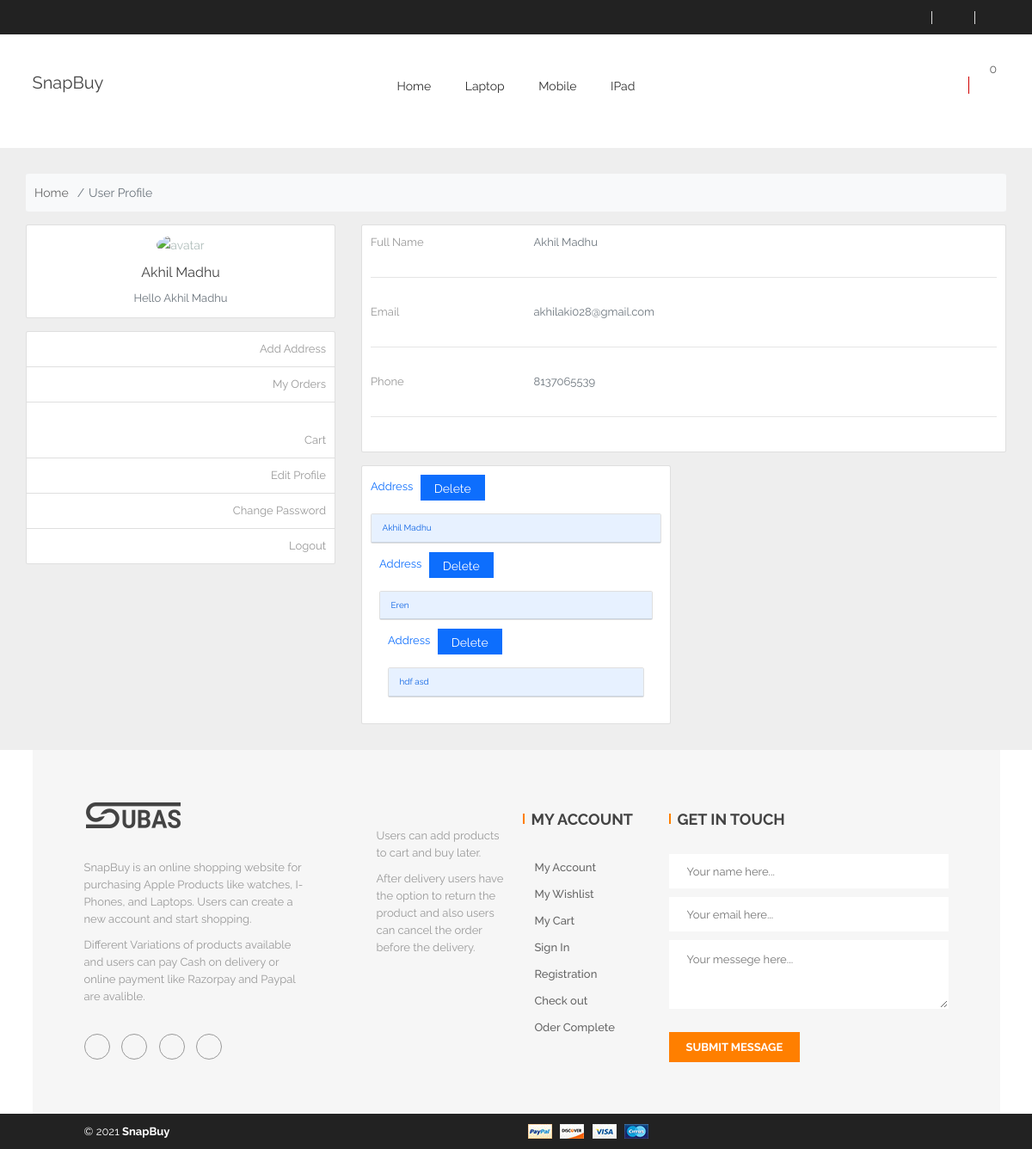
Page /userprofile (signed in) on the earlier database version.
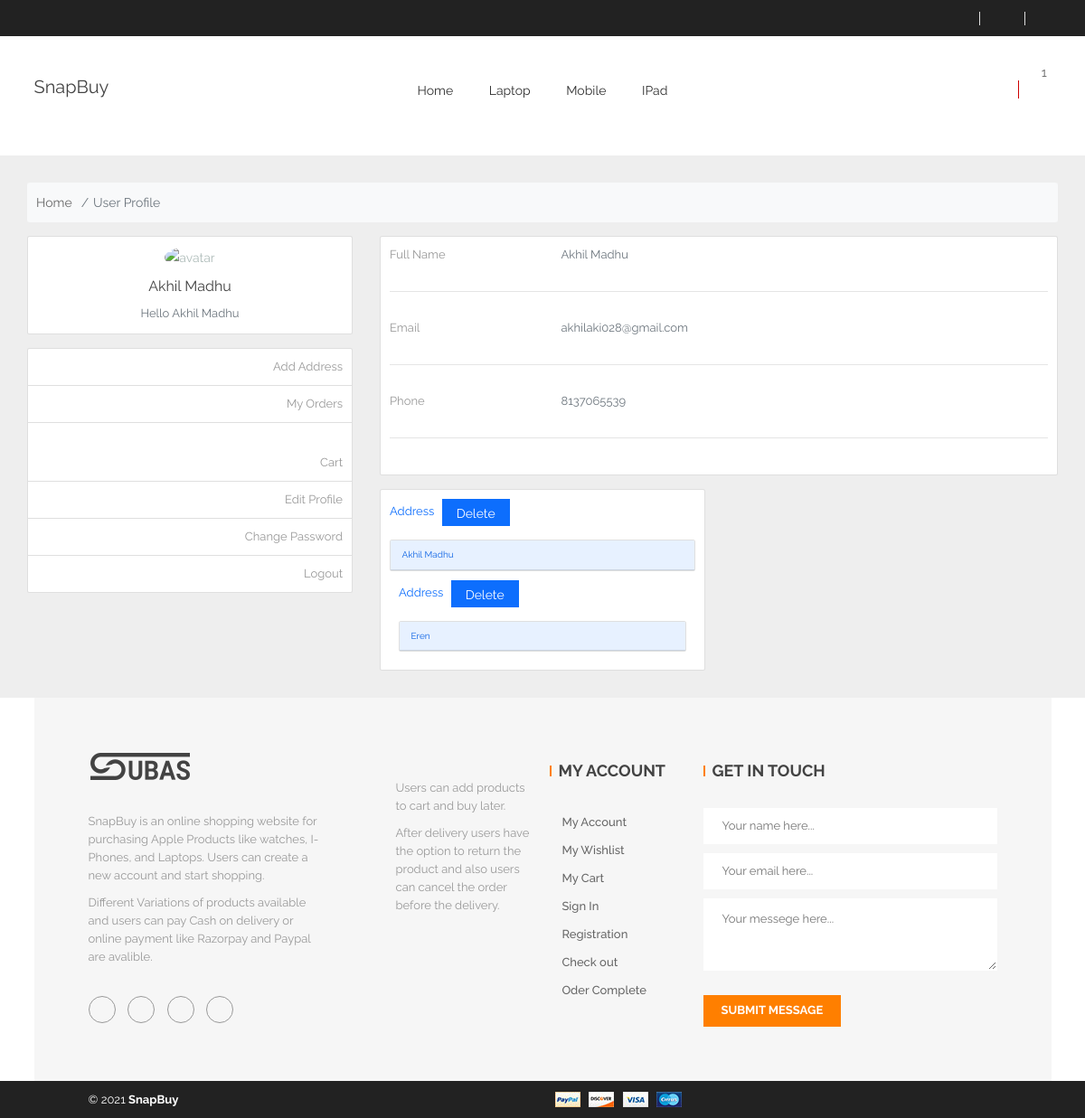
Same page on the later database version.
### category_adminside/models.py (models this page shows)
class Category(models.Model):
    title =      models.CharField(max_length=200)
    details =     models.TextField()
    cat_image =   models.ImageField(upload_to='categoryimage')
    created_at =  models.DateTimeField(auto_now_add=True)
    def __str__(self):
        return self.title

### newcart/models.py (models this page shows, shortened)
class AddAddress(models.Model):
    user = models.ForeignKey(Customuser, on_delete=models.CASCADE, null=True)
    name = models.CharField(max_length=120)
    phonenumber = models.CharField(max_length=120, null=True)
    email = models.CharField(max_length=120, null=True)
    newaddress = models.TextField()
    city = models.CharField(max_length=120)
    pincode = models.CharField(max_length=100)
    state = models.CharField(max_length=200)
    country = models.CharField(max_length=200)
    created_at = models.DateTimeField(auto_now_add=True)

### userhome/views.py (the view)
# urls.py: path('userprofile',views.profile_view,name='profile'),
def profile_view(request):
    profile = UserProfile.objects.get(user = request.user)
    addaddress = AddAddress.objects.filter(user= request.user)
    context = {
        'profile':profile,
        'addaddress':addaddress,
    }
    return render(request, 'userside/profile.html',context)

### category_adminside/models.py (called while the page is built)
    def __str__(self):
        return self.product_name

### newcart/context_processors.py (called while the page is built, shortened)
def cart_count(request):
    count = 0
    cat_list = Category.objects.all()
    if request.user.is_authenticated:
        try :
            cart_product = CartItem.objects.filter(user = request.user).order_by('-id')[:2] #getting last two cart item products.
            count = CartItem.objects.filter(user = request.user).aggregate(Count('quantity')).get('quantity__count')
            print(cart_product)
        except :
            pass
    context = {
        'cat_list':cat_list,
        'cart_product':cart_product,
        'count':count,
    }
    return dict(context)

### newcart/models.py (called while the page is built)
    def __str__(self):
        return str(self.product)

### templates/userside/profile.html (shortened to what the changed rows need)
{% extends 'userside/userbase.html' %}
{% load static %}
{% block contentblock %}
<section style="background-color: #eee;">
    <div class="container py-5">
      <div class="row">
        <div class="col-lg-8">
          <div class="row">
            <div class="col-md-6">
              <div class="card mb-4 mb-md-0">
                {% for add in addaddress %}
                <div class="card-body">
                  <p class="mb-4"><span class="text-primary font-italic me-2">Address</span>
                      <a href="{% url 'del_address' add.id %}">
                        <button class="btn btn-primary" onclick="return confirm('Do you want to delete this address?')" type="submit">Delete
                        </button></a>
                  </p>
                    <div class="accordion mt-4" id="accordionExample">
                      <div class="accordion-item">
                        <h2 class="accordion-header" id="{{add.id}}">
                          <button  class="accordion-button" type="button" data-bs-toggle="collapse" data-bs-target="#collapseOne{{add.id}}" aria-expanded="true" aria-controls="collapseOne">
                           {{add.name}}
                          </button>
                        </h2>
                      </div>
                  </div>
                    {% endfor %}
                </div>
              </div>
            </div>
          </div>
        </div>
      </div>
    </div>
  </section>
  {% endblock  %}

### templates/userside/userbase.html (shortened to what the changed rows need)
{% load static %}
<!doctype html>
<html class="no-js" lang="en">
<head>
    <link rel="stylesheet" href="{% static '/css/bootstrap.min.css' %}">
    <link rel="stylesheet" href="{% static '/lib/css/nivo-slider.css' %}">
    <link rel="stylesheet" href="{% static '/css/core.css' %}">
    <link rel="stylesheet" href="{%static '/css/shortcode/shortcodes.css' %}">
    <link rel="stylesheet" href="{% static '/style.css' %}">
    <link rel="stylesheet" href="{% static '/css/responsive.css' %}">
    <link rel="stylesheet" href="{% static '/css/custom.css' %}">
    <link rel="stylesheet" href="{% static '/css/style-customizer.css' %}">
    <link href="#" data-style="styles" rel="stylesheet">
</head>
<body>
    <div class="wrapper">
        <header class="header-area header-wrapper">
            <div id="sticky-header" class="header-middle-area plr-185">
                <div class="container-fluid">
                    <div class="full-width-mega-dropdown">
                        <div class="row">
                            <div class="col-lg-8 d-none d-lg-block">
                                <nav id="primary-menu">
                                    <ul class="main-menu text-center">
                                    {% for cat in cat_list %}
                                    <li class="mega-parent"><a href="{% url 'products_list' cat.id %}">{{cat.title}}</a>
                                    </li>
                                    {% endfor %}
                                    </ul>
                                </nav>
                            </div>
                            <div class="col-lg-2 col-md-8">
                                <div class="search-top-cart  f-right">
                                    <div class="total-cart f-left">
                                        <div class="total-cart-in">
                                            <div class="cart-toggler">
                                                <a href="{% url 'cart_view' %}">
                                                    <span class="cart-quantity">{{count}}</span><br>
                                                    <span class="cart-icon">
                                                        <i class="zmdi zmdi-shopping-cart-plus"></i>
                                                    </span>
                                                </a>
                                            </div>
                                        </div>
                                    </div>
                                </div>
                            </div>
                        </div>
                    </div>
                </div>
            </div>
        </header>
    {% block contentblock %}
   {% endblock  %}
</body>
</html>

Differences in the rows shown:
removed AddAddress: name "hdf asd"
Other differences:
{{ count }}: "0" → "1"
